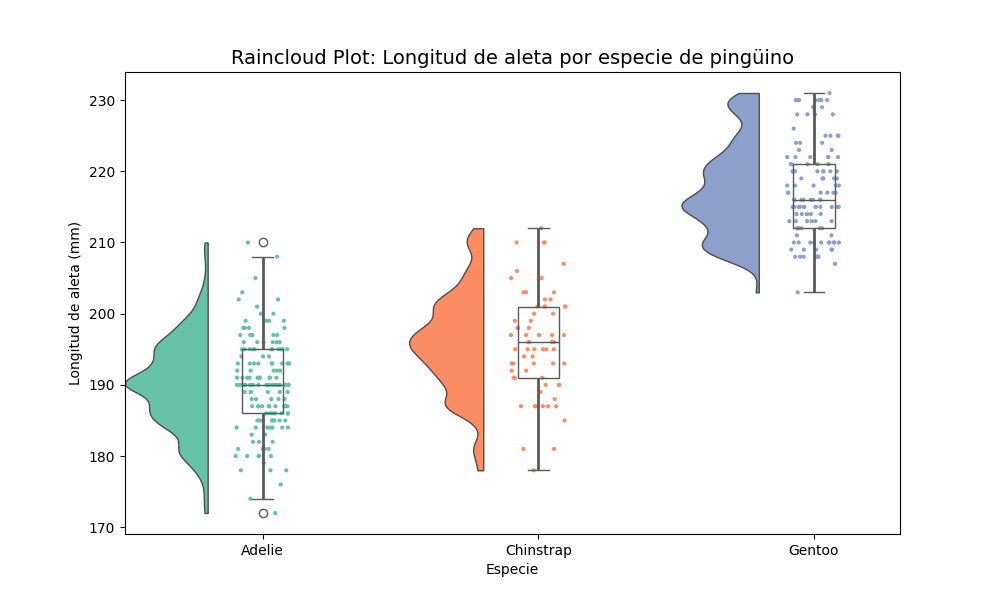

The Python source for this figure:
import seaborn as sns
import matplotlib.pyplot as plt
import ptitprince as pt

# Cargar dataset de penguins
df = sns.load_dataset("penguins")

# Eliminar filas con datos nulos
df = df.dropna(subset=["species", "flipper_length_mm"])

# Configurar figura
plt.figure(figsize=(10,6))
ax = plt.subplot()

# Crear raincloud plot
pt.RainCloud(
    x = "species",               # variable categórica
    y = "flipper_length_mm",     # variable numérica
    data = df,
    palette = "Set2",
    width_viol = 0.6,            # ancho del violín
    ax = ax,
    orient = "v"                 # vertical
)

# Títulos y etiquetas
plt.title("Raincloud Plot: Longitud de aleta por especie de pingüino", fontsize=14)
plt.xlabel("Especie")
plt.ylabel("Longitud de aleta (mm)")
plt.show()
